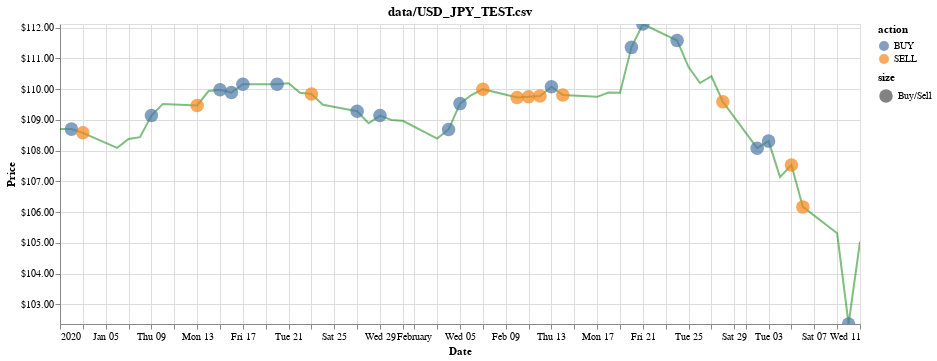

Source (notebook cell):
### Code cell
chart = visualize(df, history, title=test_stock)
chart

### Figure 1 — Vega-Lite specification as saved in the notebook (floating-point values rounded to 4 significant figures)
{"config": {"view": {"continuousWidth": 400, "continuousHeight": 300}}, "layer": [{"mark": {"type": "line", "color": "green", "opacity": 0.5}, "encoding": {"x": {"type": "temporal", "field": "Date"}, "y": {"type": "quantitative", "axis": {"format": "$.2f", "title": "Price"}, "field": "position", "scale": {"clamp": true, "domain": [102.4, 112.1]}}}, "selection": {"selector003": {"type": "interval", "bind": "scales", "encodings": ["x"]}}}, {"mark": {"type": "point", "filled": true}, "encoding": {"color": {"type": "nominal", "field": "action"}, "size": {"type": "nominal", "field": "size"}, "x": {"type": "temporal", "axis": {"title": "Date"}, "field": "Date"}, "y": {"type": "quantitative", "axis": {"format": "$.2f", "title": "Price"}, "field": "position", "scale": {"clamp": true, "domain": [102.4, 112.1]}}}, "selection": {"selector004": {"type": "interval", "bind": "scales", "encodings": ["x"]}}, "transform": [{"filter": "(datum.action !== 'HOLD')"}]}], "data": {"name": "data-15d3903ba71e031baed81feda9182823"}, "height": 300, "title": "data/USD_JPY_TEST.csv", "width": 800, "$schema": "https://vega.github.io/schema/vega-lite/v4.0.2.json", "datasets": {"data-15d3903ba71e031baed81feda9182823": [{"Date": "2020-01-01T00:00:00", "actual": 108.7, "position": 108.7, "action": "HOLD", "size": "Buy/Sell"}, {"Date": "2020-01-02T00:00:00", "actual": 108.6, "position": 108.7, "action": "BUY", "size": "Buy/Sell"}, {"Date": "2020-01-03T00:00:00", "actual": 108.1, "position": 108.6, "action": "SELL", "size": "Buy/Sell"}, {"Date": "2020-01-06T00:00:00", "actual": 108.4, "position": 108.1, "action": "HOLD", "size": "Buy/Sell"}, {"Date": "2020-01-07T00:00:00", "actual": 108.4, "position": 108.4, "action": "HOLD", "size": "Buy/Sell"}, {"Date": "2020-01-08T00:00:00", "actual": 109.1, "position": 108.4, "action": "HOLD", "size": "Buy/Sell"}, {"Date": "2020-01-09T00:00:00", "actual": 109.5, "position": 109.1, "action": "BUY", "size": "Buy/Sell"}, {"Date": "2020-01-10T00:00:00", "actual": 109.5, "position": 109.5, "action": "HOLD", "size": "Buy/Sell"}, {"Date": "2020-01-13T00:00:00", "actual": 109.9, "position": 109.5, "action": "SELL", "size": "Buy/Sell"}, {"Date": "2020-01-14T00:00:00", "actual": 110.0, "position": 109.9, "action": "HOLD", "size": "Buy/Sell"}, {"Date": "2020-01-15T00:00:00", "actual": 109.9, "position": 110.0, "action": "BUY", "size": "Buy/Sell"}, {"Date": "2020-01-16T00:00:00", "actual": 110.2, "position": 109.9, "action": "BUY", "size": "Buy/Sell"}, {"Date": "2020-01-17T00:00:00", "actual": 110.2, "position": 110.2, "action": "BUY", "size": "Buy/Sell"}, {"Date": "2020-01-20T00:00:00", "actual": 110.2, "position": 110.2, "action": "BUY", "size": "Buy/Sell"}, {"Date": "2020-01-21T00:00:00", "actual": 109.9, "position": 110.2, "action": "HOLD", "size": "Buy/Sell"}, {"Date": "2020-01-22T00:00:00", "actual": 109.8, "position": 109.9, "action": "HOLD", "size": "Buy/Sell"}, {"Date": "2020-01-23T00:00:00", "actual": 109.5, "position": 109.8, "action": "SELL", "size": "Buy/Sell"}, {"Date": "2020-01-24T00:00:00", "actual": 109.3, "position": 109.5, "action": "HOLD", "size": "Buy/Sell"}, {"Date": "2020-01-27T00:00:00", "actual": 108.9, "position": 109.3, "action": "BUY", "size": "Buy/Sell"}, {"Date": "2020-01-28T00:00:00", "actual": 109.1, "position": 108.9, "action": "HOLD", "size": "Buy/Sell"}, {"Date": "2020-01-29T00:00:00", "actual": 109.0, "position": 109.1, "action": "BUY", "size": "Buy/Sell"}, {"Date": "2020-01-30T00:00:00", "actual": 109.0, "position": 109.0, "action": "HOLD", "size": "Buy/Sell"}, {"Date": "2020-01-31T00:00:00", "actual": 108.4, "position": 109.0, "action": "HOLD", "size": "Buy/Sell"}, {"Date": "2020-02-03T00:00:00", "actual": 108.7, "position": 108.4, "action": "HOLD", "size": "Buy/Sell"}, {"Date": "2020-02-04T00:00:00", "actual": 109.5, "position": 108.7, "action": "BUY", "size": "Buy/Sell"}, {"Date": "2020-02-05T00:00:00", "actual": 109.8, "position": 109.5, "action": "BUY", "size": "Buy/Sell"}, {"Date": "2020-02-06T00:00:00", "actual": 110.0, "position": 109.8, "action": "HOLD", "size": "Buy/Sell"}, {"Date": "2020-02-07T00:00:00", "actual": 109.7, "position": 110.0, "action": "SELL", "size": "Buy/Sell"}, {"Date": "2020-02-10T00:00:00", "actual": 109.8, "position": 109.7, "action": "SELL", "size": "Buy/Sell"}, {"Date": "2020-02-11T00:00:00", "actual": 109.8, "position": 109.8, "action": "SELL", "size": "Buy/Sell"}, {"Date": "2020-02-12T00:00:00", "actual": 110.1, "position": 109.8, "action": "SELL", "size": "Buy/Sell"}, {"Date": "2020-02-13T00:00:00", "actual": 109.8, "position": 110.1, "action": "BUY", "size": "Buy/Sell"}, {"Date": "2020-02-14T00:00:00", "actual": 109.8, "position": 109.8, "action": "SELL", "size": "Buy/Sell"}, {"Date": "2020-02-17T00:00:00", "actual": 109.9, "position": 109.8, "action": "HOLD", "size": "Buy/Sell"}, {"Date": "2020-02-18T00:00:00", "actual": 109.9, "position": 109.9, "action": "HOLD", "size": "Buy/Sell"}, {"Date": "2020-02-19T00:00:00", "actual": 111.4, "position": 109.9, "action": "HOLD", "size": "Buy/Sell"}, {"Date": "2020-02-20T00:00:00", "actual": 112.1, "position": 111.4, "action": "BUY", "size": "Buy/Sell"}, {"Date": "2020-02-21T00:00:00", "actual": 111.6, "position": 112.1, "action": "BUY", "size": "Buy/Sell"}, {"Date": "2020-02-24T00:00:00", "actual": 110.7, "position": 111.6, "action": "BUY", "size": "Buy/Sell"}, {"Date": "2020-02-25T00:00:00", "actual": 110.2, "position": 110.7, "action": "HOLD", "size": "Buy/Sell"}, {"Date": "2020-02-26T00:00:00", "actual": 110.4, "position": 110.2, "action": "HOLD", "size": "Buy/Sell"}, {"Date": "2020-02-27T00:00:00", "actual": 109.6, "position": 110.4, "action": "HOLD", "size": "Buy/Sell"}, {"Date": "2020-02-28T00:00:00", "actual": 108.1, "position": 109.6, "action": "SELL", "size": "Buy/Sell"}, {"Date": "2020-03-02T00:00:00", "actual": 108.3, "position": 108.1, "action": "BUY", "size": "Buy/Sell"}, {"Date": "2020-03-03T00:00:00", "actual": 107.1, "position": 108.3, "action": "BUY", "size": "Buy/Sell"}, {"Date": "2020-03-04T00:00:00", "actual": 107.5, "position": 107.1, "action": "HOLD", "size": "Buy/Sell"}, {"Date": "2020-03-05T00:00:00", "actual": 106.2, "position": 107.5, "action": "SELL", "size": "Buy/Sell"}, {"Date": "2020-03-06T00:00:00", "actual": 105.3, "position": 106.2, "action": "SELL", "size": "Buy/Sell"}, {"Date": "2020-03-09T00:00:00", "actual": 102.4, "position": 105.3, "action": "HOLD", "size": "Buy/Sell"}, {"Date": "2020-03-10T00:00:00", "actual": 105.0, "position": 102.4, "action": "BUY", "size": "Buy/Sell"}, {"Date": "2020-03-11T00:00:00", "actual": 104.5, "position": 105.0, "action": "HOLD", "size": "Buy/Sell"}]}}
